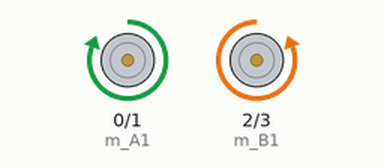
Bench run of a sketch on a simulated Arduino Uno, built with avr-gcc and run on an emulated ATmega328P. Parts: motor-driver pin pairs drawn as motors (green arrow = first pin HIGH = forward, orange = second pin HIGH = backward, longer = more drive).

Above: at 1.0 s.
At 2.2 s:
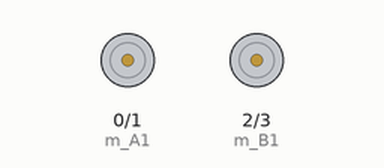
At 3.5 s:
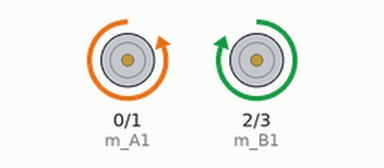
Timing chart, 0 to 6.5 s (numbered marks = the images above):
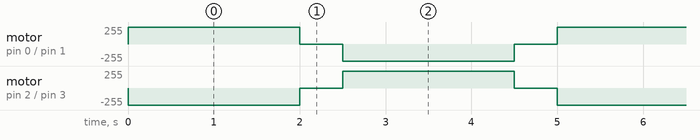

The sketch:

ControlTwoMotors.ino
```cpp
const int m_A1 = 0;
const int m_A2 = 1;
const int m_B1 = 2;
const int m_B2 = 3;

void setup() {
  // put your setup code here, to run once:
  pinMode(m_A1,OUTPUT);
  pinMode(m_A2,OUTPUT);
  pinMode(m_B1,OUTPUT);
  pinMode(m_B2,OUTPUT);
}

void loop() {
  // put your main code here, to run repeatedly:
   digitalWrite(m_A1,HIGH);
   digitalWrite(m_A2,LOW);
   digitalWrite(m_B1,LOW);
   digitalWrite(m_B2,HIGH);
   delay(2000);
   digitalWrite(m_A1,LOW);
   digitalWrite(m_A2,LOW);
   digitalWrite(m_B1,LOW);
   digitalWrite(m_B2,LOW);
   delay(500);
   digitalWrite(m_A1,LOW);
   digitalWrite(m_A2,HIGH);
   digitalWrite(m_B1,HIGH);
   digitalWrite(m_B2,LOW);
   delay(2000);
   digitalWrite(m_A1,LOW);
   digitalWrite(m_A2,LOW);
   digitalWrite(m_B1,LOW);
   digitalWrite(m_B2,LOW);
   delay(500);
}
```

Measured:
- by itself, motor on pin 0 (m_A1) / pin 1 (m_A2): repeats every 5.0 s: stopped 0.50 s, backward 255/255 2.0 s, stopped 0.50 s, forward 255/255 2.0 s
- by itself, motor on pin 2 (m_B1) / pin 3 (m_B2): repeats every 5.0 s: stopped 0.50 s, forward 255/255 2.0 s, stopped 0.50 s, backward 255/255 2.0 s
